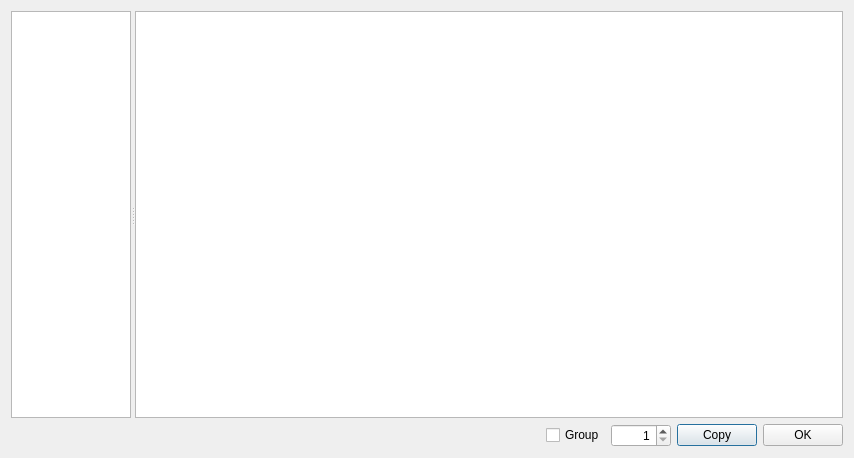
<?xml version="1.0" encoding="UTF-8"?>
<ui version="4.0">
 <class>DialogShowData</class>
 <widget class="QDialog" name="DialogShowData">
  <property name="windowModality">
   <enum>Qt::ApplicationModal</enum>
  </property>
  <property name="geometry">
   <rect>
    <x>0</x>
    <y>0</y>
    <width>854</width>
    <height>458</height>
   </rect>
  </property>
  <property name="windowTitle">
   <string>Data</string>
  </property>
  <property name="modal">
   <bool>true</bool>
  </property>
  <layout class="QVBoxLayout" name="verticalLayout">
   <item>
    <widget class="QSplitter" name="splitter">
     <property name="sizePolicy">
      <sizepolicy hsizetype="Expanding" vsizetype="Expanding">
       <horstretch>0</horstretch>
       <verstretch>0</verstretch>
      </sizepolicy>
     </property>
     <property name="orientation">
      <enum>Qt::Horizontal</enum>
     </property>
     <widget class="QListWidget" name="listWidgetType">
      <property name="maximumSize">
       <size>
        <width>120</width>
        <height>16777215</height>
       </size>
      </property>
     </widget>
     <widget class="QPlainTextEdit" name="plainTextEditData">
      <property name="sizeIncrement">
       <size>
        <width>1</width>
        <height>1</height>
       </size>
      </property>
      <property name="lineWrapMode">
       <enum>QPlainTextEdit::NoWrap</enum>
      </property>
      <property name="readOnly">
       <bool>true</bool>
      </property>
     </widget>
    </widget>
   </item>
   <item>
    <layout class="QHBoxLayout" name="horizontalLayout">
     <item>
      <spacer name="horizontalSpacer">
       <property name="orientation">
        <enum>Qt::Horizontal</enum>
       </property>
       <property name="sizeHint" stdset="0">
        <size>
         <width>40</width>
         <height>20</height>
        </size>
       </property>
      </spacer>
     </item>
     <item>
      <widget class="QCheckBox" name="checkBoxGroup">
       <property name="text">
        <string>Group</string>
       </property>
      </widget>
     </item>
     <item>
      <widget class="QSpinBox" name="spinBoxElementsProLine">
       <property name="minimumSize">
        <size>
         <width>60</width>
         <height>0</height>
        </size>
       </property>
       <property name="alignment">
        <set>Qt::AlignRight|Qt::AlignTrailing|Qt::AlignVCenter</set>
       </property>
       <property name="minimum">
        <number>1</number>
       </property>
       <property name="maximum">
        <number>32</number>
       </property>
      </widget>
     </item>
     <item>
      <widget class="QPushButton" name="pushButtonCopy">
       <property name="text">
        <string>Copy</string>
       </property>
      </widget>
     </item>
     <item>
      <widget class="QPushButton" name="pushButtonOK">
       <property name="text">
        <string>OK</string>
       </property>
      </widget>
     </item>
    </layout>
   </item>
  </layout>
 </widget>
 <resources/>
 <connections/>
</ui>
